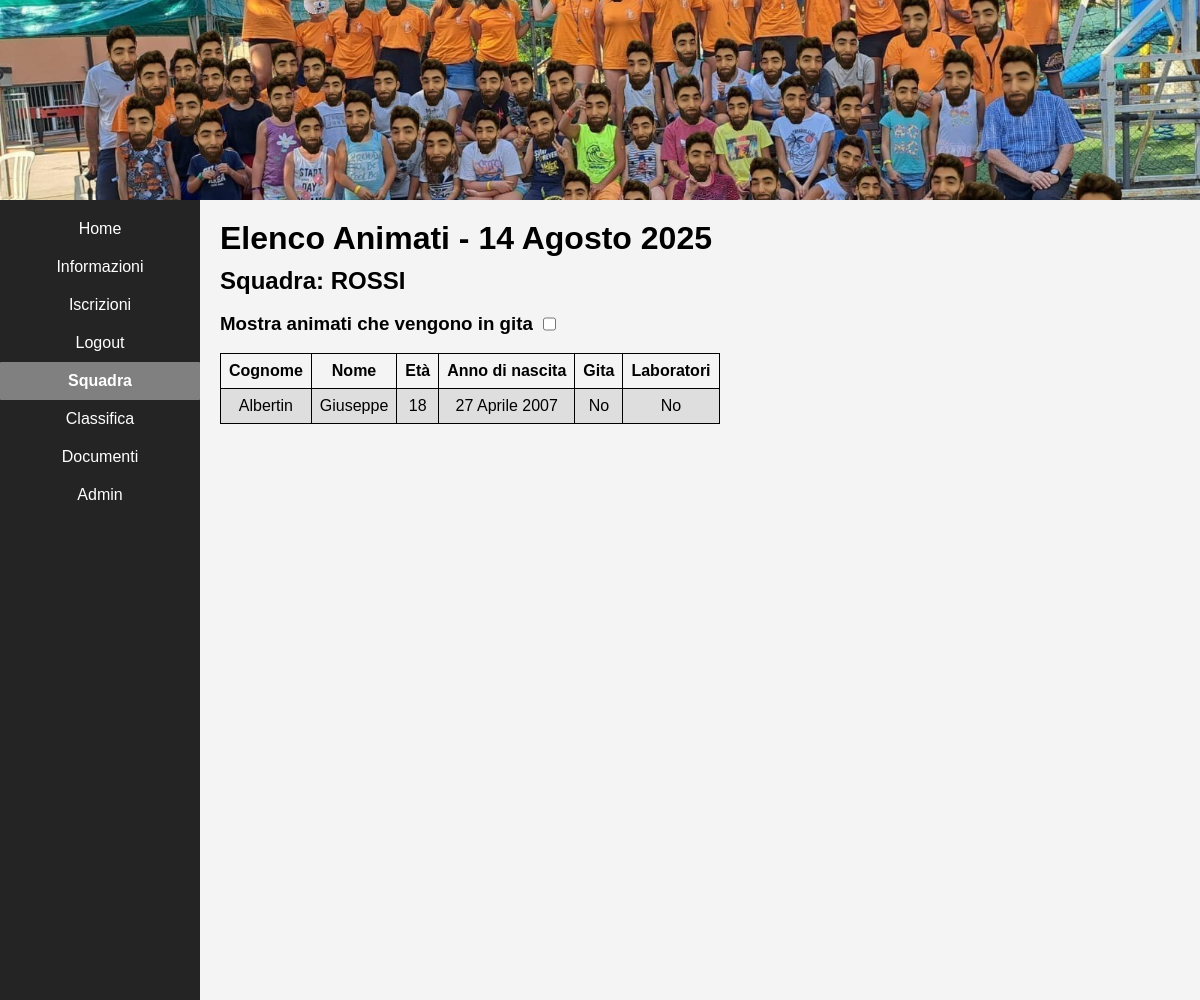
The page /appello/squadra/rossi on the database its author committed.
### b_app/models.py (models this page shows, shortened)
class Iscritto(models.Model):
    nome_figlio = models.CharField(max_length=100)
    cognome_figlio = models.CharField(max_length=100)
    squadra = models.CharField(max_length=10, blank=True, null=True, choices=TEAM_CHOICES)
    padre = models.CharField(max_length=100, blank=True, null=True)
    madre = models.CharField(max_length=100, blank=True, null=True)
    tutore = models.CharField(max_length=100, blank=True, null=True)
    data_figlio = models.DateField()
    luogo_nascita = models.CharField(max_length=100)
    residenza = models.CharField(max_length=150)
    fratelli = models.BooleanField(default=False)
    telefono1 = PhoneNumberField(region='IT')
    telefono2 = PhoneNumberField(region='IT', blank=True, null=True)
    allergie = models.CharField(max_length=255, blank=True, null=True)
    foto = models.BooleanField(default=False)
    sito = models.BooleanField(default=False)
    uscita_autonoma = models.BooleanField(default=False)
    cucina = models.ManyToManyField('cucina', blank=True)
    contatti = models.CharField(max_length=200, blank=True, null=True)
    note = models.CharField(max_length=500, blank=True, null=True)
    gita = models.BooleanField(default=False)
    necessita = models.CharField(max_length=500, blank=True, null=True)
    documento = models.FileField(upload_to='documenti/', blank=True, null=True)
    pagamenti = models.ManyToManyField('pagamenti', blank=True)
    laboratori = models.BooleanField(default=False)
    @property
    def eta(self):
        if self.data_figlio:
            oggi = date.today()
            return oggi.year - self.data_figlio.year - (
                (oggi.month, oggi.day) < (self.data_figlio.month, self.data_figlio.day)
            )
        return None

### b_app/views.py (the view)
# urls.py: path('appello/squadra/rossi', views.rossi, name='squadra_rossa'),
def rossi(request):
    iscritti = Iscritto.objects.filter(squadra="Rossi")
    oggi = timezone.now().date()
    return render(request, 'rossi.html', {
        'iscritti': iscritti,
        'oggi': oggi,
    })

### b_app/templates/rossi.html (shortened to what this page needs)
{% extends 'squadra.html' %}
    {% block navbar %}
    <nav class="nav1">
        <ul>
        <li class="nav-item"><a class="a" id="home" href="/home/">Home</a></li>
        <li class="nav-item"><a class="a" href="/info2/">Informazioni</a></li>
        <li class="nav-item"><a class="a" href="/iscritti/">Iscrizioni</a></li>
        <li class="nav-item"><a class="a" href="/">Logout</a></li>
        <li class="dropdown dropbtn active">Squadra
        </li>
        <li class="nav-item"><a class="a" href="/classifica/">Classifica</a></li>
		<li class="nav-item"><a class="a" href="/files/">Documenti</a></li>
        <li class="nav-item"><a class="a" href="/admin/">Admin</a></li>
        </ul>
    </nav>
    {% endblock %}
    {% block main %}
    <main id="main" class="content">
        <h1>Elenco Animati - {{ oggi }}</h1>
        <h2>Squadra: ROSSI</h2><br>
        <div style="display: flex; gap: 10px">
            <h3>Mostra animati che vengono in gita</h3>
            <input type="checkbox" onchange="filtraPerValore('squadra', 4, 'Sì', this.checked)">
        </div><br>
        <table id="squadra">
            <thead>
                <tr>
                    <th onclick="sortTable(this)">Cognome</th>
                    <th onclick="sortTable(this)">Nome</th>
                    <th onclick="sortTable(this)">Età</th>
                    <th onclick="sortTable(this)">Anno di nascita</th>
                    <th>Gita</th>
                    <th>Laboratori</th>
                </tr>
            </thead>
            <tbody>
                {% for iscritto in iscritti %}
                    <tr>
                        <td>{{ iscritto.cognome_figlio }}</td>
                        <td>{{ iscritto.nome_figlio }}</td>
                        <td>{{ iscritto.eta }}</td>
                        <td>{{ iscritto.data_figlio }}</td>
                        <td>{{ iscritto.gita|yesno:"Sì,No" }}</td>
                        <td>{{ iscritto.laboratori|yesno:"Sì,No" }}</td>
                    </tr>
                {% empty %}
                    <tr><td colspan="6">Nessun animato.</td></tr>
                {% endfor %}
            </tbody>
        </table>
    </main>
    {% endblock %}

### b_app/static/style.css (style rules this page uses)
* { box-sizing: border-box; margin: 0; padding: 0; }
body { font-family: Arial, sans-serif; background-color: #f4f4f4; line-height: 1,5; }
.nav1 ul { background-color: rgba(0, 0, 0, 0.85); color: white; width: 100%; padding: 10px 0; overflow: auto; height: 100%; list-style: none; display: flex; flex-direction: column; align-items: center; margin: 0vh; }
.nav1 li { width: 100%; text-align: center; }
.nav1 li a.a { color: white; text-decoration: none; padding: 10px 15px; display: block; text-align: center; cursor: pointer; transition: 0.2s; }
li.dropdown { display: inline-block; position: static; }
.dropdown { color: black; text-decoration: none; padding: 10px 15px; display: block; width: 100%; text-align: center; cursor: pointer; transition: 0.2s; }
.dropbtn { color: white; text-decoration: none; padding: 10px 15px; display: block; width: 100%; text-align: center; cursor: pointer; transition: 0.2s; }
.nav1 a.active, li.active { background-color: grey; color: white; font-weight: bold; border-radius: 1px; }
.content { padding: 20px; background-color: rgba(255, 255, 255, 0); text-align: justify; line-height: 1,5; }
h1 { padding-bottom: 10px; }
table { font-family: arial, sans-serif; border-collapse: collapse; }
td, th { border: 1px solid #000000; text-align: center; padding: 8px; height: auto; border-collapse: collapse; }
th { background-color: #f4f4f4; }
tr:nth-child(odd) { background-color: #85858533; }
.content, .container { min-width: 0; }
@media (min-width: 768px) { .nav1 { width: 200px; height: 100vh; position: sticky; top: 0; } }
@media (min-width: 768px) { .nav1 ul { flex-direction: column; align-items: center; } }
@media (min-width: 768px) { .nav1 a.a { text-align: center; padding-left: 20px; width: 100%; } }
@media (min-width: 768px) { .content { width: 75%; } }
@media (min-width: 768px) { td, th { width: auto; overflow: visible; } }

### b_app/static/print.css (style rules this page uses)
table { border-collapse: collapse; width: 100%; font-size: 12pt; }
th, td { border: 1px solid #333; padding: 8px; text-align: left; }
th { background-color: #f0f0f0; }
body { color: #000; background: #fff; }
tr, td, th { page-break-inside: avoid; }

### rows shown on the page
Iscritto: cognome_figlio "Albertin", nome_figlio "Giuseppe", eta "18", data_figlio "27 Aprile 2007", gita "No", laboratori "No"
